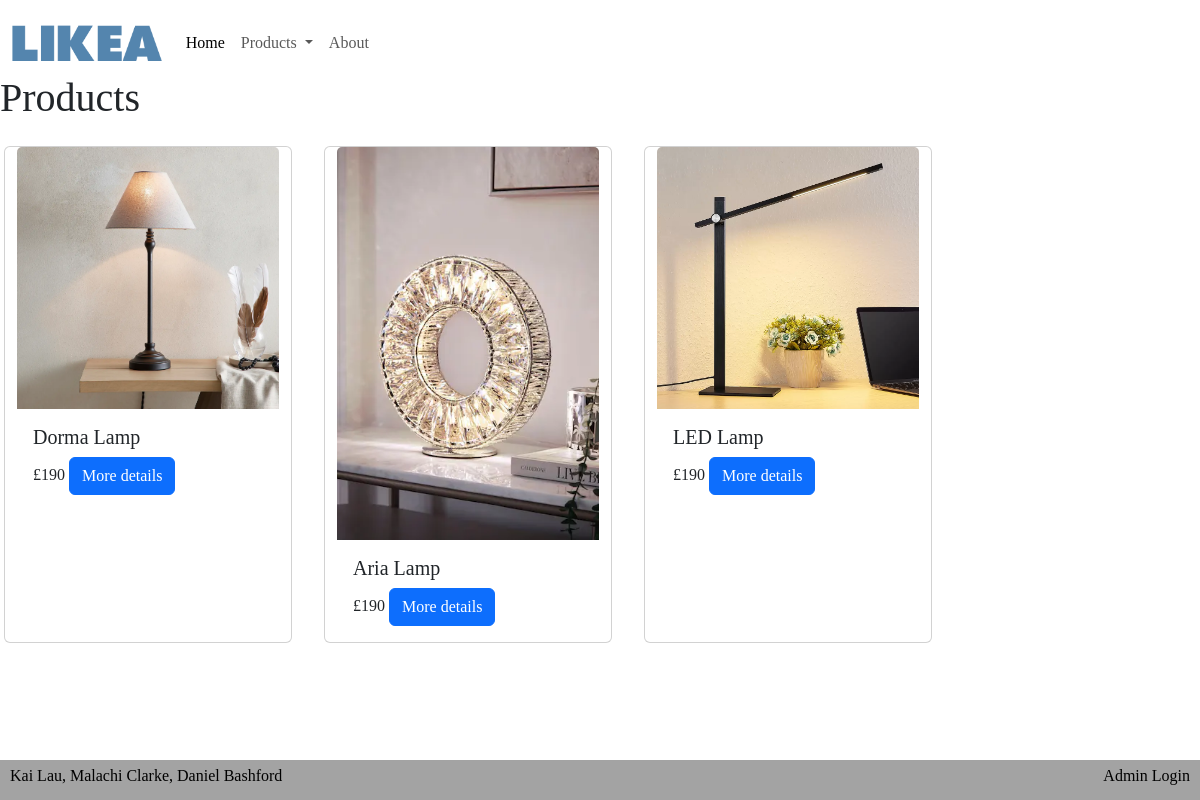
Page /lamps.php on the committed database.
### tables this page shows
CREATE TABLE `cs_product` (
  `id` int(11) NOT NULL,
  `name` varchar(50) DEFAULT NULL,
  `description` text DEFAULT NULL,
  `price` int(11) DEFAULT NULL
);

CREATE TABLE `media` (
  `id` int(11) NOT NULL,
  `name` varchar(50) DEFAULT NULL,
  `path` varchar(255) DEFAULT NULL
);

### functions/fetch_lamp_cards.php (the view)
<?php
try {
    $con->autocommit(false);
    $products_query = "
                SELECT cs_product.id, cs_product.name, cs_product.description, cs_product.price, media.path
                FROM cs_product
                LEFT JOIN cs_product_media ON cs_product.id = cs_product_media.product_id
                LEFT JOIN media ON cs_product_media.media_id = media.id
                LEFT JOIN cs_category_prd ON cs_product.id = cs_category_prd.product_id
                LEFT JOIN cs_category ON cs_category_prd.category_id = cs_category.id
                WHERE cs_category.id = 5 AND media.path LIKE '%1%'
            ";
    $stmt_products = $con->prepare($products_query);
    $stmt_products->execute();
    $stmt_products->bind_result($id, $name, $description, $price, $mediaPath);
    $products_array = array();
    while ($stmt_products->fetch()) {
        $products_data = array(
            'id' => $id,
            'name' => $name,
            'description' => $description,
            'price' => $price,
            'mediaPath' => $mediaPath
        );
        $products_array[] = $products_data;
    }
    $con->commit();
    foreach ($products_array as $product) {
        echo "<div class='card' style='width: 18rem; margin: 1rem;'>";
        echo "<img src='" . $product['mediaPath'] . "' class='card-img-top' alt='Product Image'>";
        echo "<div class='card-body'>";
        echo "<h5 class='card-title'>" . $product['name'] . "</h5>";
        echo "<p class='card-text'>£" . $product['price'] . " <a class='btn btn-primary' href='product_detail.php?product_id={$product['id']}'>More details</a> </p>";
        echo "</div>";
        echo "</div>";
    }
} catch (Exception $e) {
    $con->rollback();
    echo "ERROR:" . $e->getMessage();
} finally {
    $stmt_products->close();
    $con->autocommit(true);
}
?>

### css/styles.css (style rules this page uses)
html, body { height: 100%; margin: 0; }
body { display: flex; flex-direction: column; }
body { font-family: "Playfair Display", serif; }

### rows in the picture
cs_product: media.path (picture), name "Dorma Lamp", price "190"
cs_product: media.path (picture), name "Aria Lamp", price "190"
cs_product: media.path (picture), name "LED Lamp", price "190"
